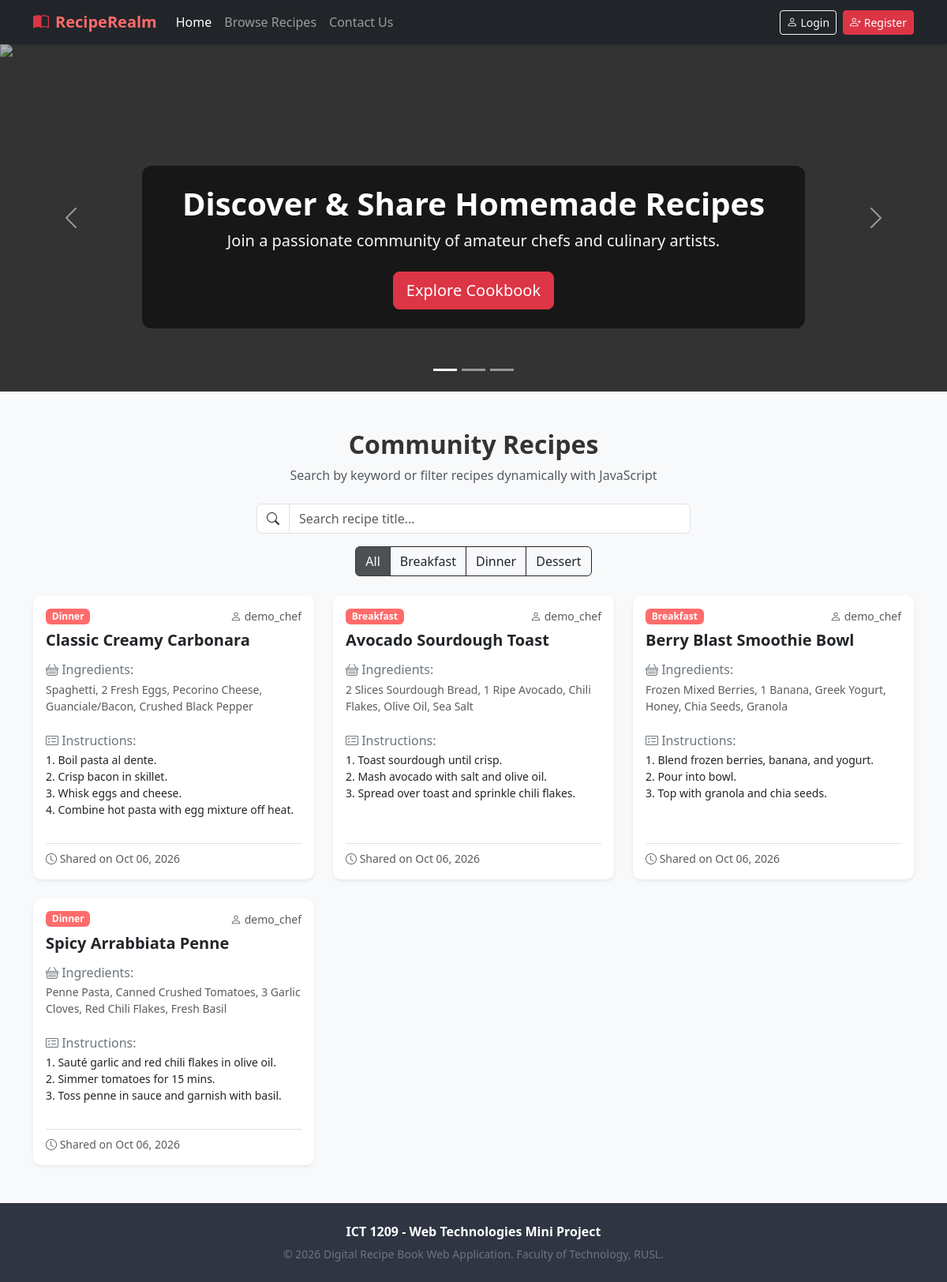
The page / on the database its author committed.
### tables this page shows
CREATE TABLE IF NOT EXISTS `recipes` (
  `id` int NOT NULL AUTO_INCREMENT,
  `user_id` int NOT NULL,
  `title` varchar(150) NOT NULL,
  `category` varchar(50) NOT NULL DEFAULT 'Dessert',
  `ingredients` text NOT NULL,
  `instructions` text NOT NULL,
  `created_at` timestamp NULL DEFAULT CURRENT_TIMESTAMP,
  PRIMARY KEY (`id`),
  KEY `user_id` (`user_id`),
  CONSTRAINT `recipes_ibfk_1` FOREIGN KEY (`user_id`) REFERENCES `users` (`id`) ON DELETE CASCADE
);

CREATE TABLE IF NOT EXISTS `users` (
  `id` int NOT NULL AUTO_INCREMENT,
  `username` varchar(50) NOT NULL,
  `email` varchar(100) NOT NULL,
  `password` varchar(255) NOT NULL,
  `created_at` timestamp NULL DEFAULT CURRENT_TIMESTAMP,
  PRIMARY KEY (`id`),
  UNIQUE KEY `username` (`username`),
  UNIQUE KEY `email` (`email`)
);

### includes/functions.php (called while the page is built, shortened)
<?php
function isLoggedIn() {
    return isset($_SESSION['user_id']);
}

### index.php (the view, shortened to what this page needs)
<?php
require_once 'includes/db.php';
require_once 'includes/functions.php';
$stmt = $pdo->query("SELECT r.*, u.username FROM recipes r JOIN users u ON r.user_id = u.id ORDER BY r.created_at DESC");
$recipes = $stmt->fetchAll();
?>
<!DOCTYPE html>
<html lang="en">
<head>
    <link href="https://cdn.jsdelivr.net/npm/bootstrap@5.3.0/dist/css/bootstrap.min.css" rel="stylesheet">
    <link href="https://cdn.jsdelivr.net/npm/bootstrap-icons@1.10.5/font/bootstrap-icons.css" rel="stylesheet">
    <link rel="stylesheet" href="css/style.css">
</head>
<body>
    <nav class="navbar navbar-expand-lg navbar-dark bg-dark sticky-top shadow-sm">
        <div class="container">
            <a class="navbar-brand d-flex align-items-center gap-2" href="index.php">
                <i class="bi bi-book-half text-danger"></i> RecipeRealm
            </a>
            <div class="collapse navbar-collapse" id="navMenu">
                <ul class="navbar-nav me-auto mb-2 mb-lg-0">
                    <li class="nav-item"><a class="nav-link active" href="index.php">Home</a></li>
                    <li class="nav-item"><a class="nav-link" href="#recipes-section">Browse Recipes</a></li>
                    <li class="nav-item"><a class="nav-link" href="contact.php">Contact Us</a></li>
                </ul>
                <div class="d-flex align-items-center gap-2">
                    <?php if (isLoggedIn()): ?>
                        <a href="dashboard.php" class="btn btn-outline-light btn-sm"><i class="bi bi-speedometer2"></i> Dashboard</a>
                        <a href="auth/logout.php" class="btn btn-danger btn-sm"><i class="bi bi-box-arrow-right"></i> Logout (<?= htmlspecialchars($_SESSION['username']); ?>)</a>
                    <?php else: ?>
                        <a href="auth/login.php" class="btn btn-outline-light btn-sm"><i class="bi bi-person"></i> Login</a>
                        <a href="auth/register.php" class="btn btn-danger btn-sm"><i class="bi bi-person-plus"></i> Register</a>
                    <?php endif; ?>
                </div>
            </div>
        </div>
    </nav>
    <main>
        <div id="heroCarousel" class="carousel slide" data-bs-ride="carousel">
            <div class="carousel-indicators">
                <button type="button" data-bs-target="#heroCarousel" data-bs-slide-to="0" class="active"></button>
                <button type="button" data-bs-target="#heroCarousel" data-bs-slide-to="1"></button>
                <button type="button" data-bs-target="#heroCarousel" data-bs-slide-to="2"></button>
            </div>
            <div class="carousel-inner">
                <div class="carousel-item active">
                    <img src="https://images.unsplash.com/photo-1555396273-367ea4eb4db5?auto=format&fit=crop&w=1400&q=80" class="d-block w-100" alt="Culinary Delights">
                    <div class="carousel-caption">
                        <h2 class="display-6 fw-bold text-white">Discover & Share Homemade Recipes</h2>
                        <p class="lead text-light">Join a passionate community of amateur chefs and culinary artists.</p>
                        <a href="#recipes-section" class="btn btn-danger btn-lg mt-2">Explore Cookbook</a>
                    </div>
                </div>
            </div>
            <button class="carousel-control-prev" type="button" data-bs-target="#heroCarousel" data-bs-slide="prev">
                <span class="carousel-control-prev-icon"></span>
            </button>
            <button class="carousel-control-next" type="button" data-bs-target="#heroCarousel" data-bs-slide="next">
                <span class="carousel-control-next-icon"></span>
            </button>
        </div>
        <section id="recipes-section" class="py-5 bg-light">
            <div class="container">
                <div class="text-center mb-4">
                    <h2 class="fw-bold">Community Recipes</h2>
                    <p class="text-muted">Search by keyword or filter recipes dynamically with JavaScript</p>
                </div>
                <div class="row g-3 justify-content-center mb-4">
                    <div class="col-md-6">
                        <div class="input-group">
                            <span class="input-group-text bg-white"><i class="bi bi-search"></i></span>
                            <input type="text" id="recipeSearch" class="form-control" placeholder="Search recipe title...">
                        </div>
                    </div>
                    <div class="col-md-12 text-center">
                        <div class="btn-group flex-wrap" role="group">
                            <button type="button" class="btn btn-dark active filter-btn" data-category="all">All</button>
                            <button type="button" class="btn btn-outline-dark filter-btn" data-category="Breakfast">Breakfast</button>
                            <button type="button" class="btn btn-outline-dark filter-btn" data-category="Dinner">Dinner</button>
                            <button type="button" class="btn btn-outline-dark filter-btn" data-category="Dessert">Dessert</button>
                        </div>
                    </div>
                </div>
                <div class="row g-4" id="recipeGrid">
                    <?php if (empty($recipes)): ?>
                        <div class="col-12 text-center py-5">
                            <p class="text-muted">No recipes found. Be the first to share one!</p>
                        </div>
                    <?php else: ?>
                        <?php foreach ($recipes as $r): ?>
                            <div class="col-md-6 col-lg-4 recipe-item" data-title="<?= htmlspecialchars($r['title']); ?>" data-category="<?= htmlspecialchars($r['category']); ?>">
                                <div class="card h-100 shadow-sm recipe-card">
                                    <div class="card-body d-flex flex-column">
                                        <div class="d-flex justify-content-between align-items-center mb-2">
                                            <span class="badge badge-category"><?= htmlspecialchars($r['category']); ?></span>
                                            <small class="text-muted"><i class="bi bi-person"></i> <?= htmlspecialchars($r['username']); ?></small>
                                        </div>
                                        <h5 class="card-title fw-bold text-dark"><?= htmlspecialchars($r['title']); ?></h5>
                                        <h6 class="text-secondary mt-2 mb-1"><i class="bi bi-basket"></i> Ingredients:</h6>
                                        <p class="card-text small text-muted"><?= nl2br(htmlspecialchars($r['ingredients'])); ?></p>
                                        <h6 class="text-secondary mt-2 mb-1"><i class="bi bi-card-checklist"></i> Instructions:</h6>
                                        <p class="card-text small text-dark flex-grow-1"><?= nl2br(htmlspecialchars($r['instructions'])); ?></p>
                                        <div class="mt-3 pt-2 border-top text-muted small">
                                            <i class="bi bi-clock"></i> Shared on <?= date('M d, Y', strtotime($r['created_at'])); ?>
                                        </div>
                                    </div>
                                </div>
                            </div>
                        <?php endforeach; ?>
                    <?php endif; ?>
                </div>
            </div>
        </section>
    </main>
    <footer class="py-4 mt-auto">
        <div class="container text-center">
            <p class="mb-1 fw-bold text-white">ICT 1209 - Web Technologies Mini Project</p>
            <small class="text-secondary">&copy; <?= date('Y'); ?> Digital Recipe Book Web Application. Faculty of Technology, RUSL.</small>
        </div>
    </footer>
</body>
</html>

### css/style.css (style rules this page uses)
:root { --primary-color: #ff6b6b; --primary-dark: #ee5253; --dark-slate: #2f3542; --light-bg: #f8f9fa; }
body { font-family: 'Segoe UI', Roboto, Helvetica, Arial, sans-serif; color: #333; background-color: #fdfdfd; min-height: 100vh; display: flex; flex-direction: column; }
main { flex: 1 0 auto; }
.navbar-brand { font-weight: 700; color: var(--primary-color) !important; }
.carousel-item { height: 440px; background-color: #333; }
.carousel-item img { object-fit: cover; height: 100%; opacity: 0.65; }
.carousel-caption { background: rgba(0, 0, 0, 0.55); padding: 24px; border-radius: 12px; bottom: 80px; }
.recipe-card { transition: transform 0.25s ease, box-shadow 0.25s ease; border: none; border-radius: 10px; }
.badge-category { background-color: var(--primary-color); color: white; }
footer { flex-shrink: 0; background-color: var(--dark-slate); color: #ced6e0; }

### rows shown on the page
recipes: category "Dinner", user.username "demo_chef", title "Classic Creamy Carbonara", ingredients "Spaghetti, 2 Fresh Eggs, Pecorino Cheese, Guanciale/Bacon, Crushed Black Pepper", instructions "1. Boil pasta al dente. 2. Crisp bacon in skillet. 3. Whisk eggs and cheese. 4. Combine hot pasta with egg mixture off heat.", created_at "Oct 06, 2026"
recipes: category "Breakfast", user.username "demo_chef", title "Avocado Sourdough Toast", ingredients "2 Slices Sourdough Bread, 1 Ripe Avocado, Chili Flakes, Olive Oil, Sea Salt", instructions "1. Toast sourdough until crisp. 2. Mash avocado with salt and olive oil. 3. Spread over toast and sprinkle chili flakes.", created_at "Oct 06, 2026"
recipes: category "Breakfast", user.username "demo_chef", title "Berry Blast Smoothie Bowl", ingredients "Frozen Mixed Berries, 1 Banana, Greek Yogurt, Honey, Chia Seeds, Granola", instructions "1. Blend frozen berries, banana, and yogurt. 2. Pour into bowl. 3. Top with granola and chia seeds.", created_at "Oct 06, 2026"
recipes: category "Dinner", user.username "demo_chef", title "Spicy Arrabbiata Penne", ingredients "Penne Pasta, Canned Crushed Tomatoes, 3 Garlic Cloves, Red Chili Flakes, Fresh Basil", instructions "1. Sauté garlic and red chili flakes in olive oil. 2. Simmer tomatoes for 15 mins. 3. Toss penne in sauce and garnish with basil.", created_at "Oct 06, 2026"
